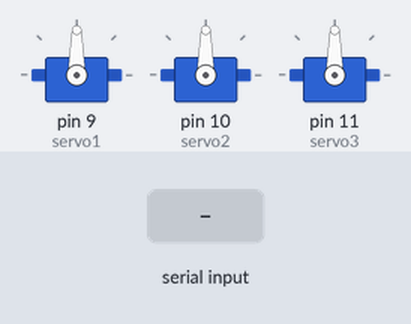
Bench run of a sketch on a simulated Arduino Uno, built with avr-gcc and run on an emulated ATmega328P. Shown: 3 × servo. The inputs (shaded band) are chosen by the test bench.

Above: at 1.2 s.
1.3 s: "R" received over Serial
At 2.4 s:
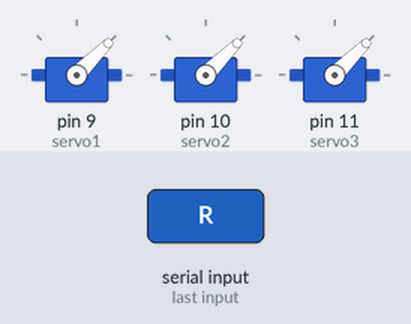
3.3 s: "B" received over Serial
At 3.6 s:
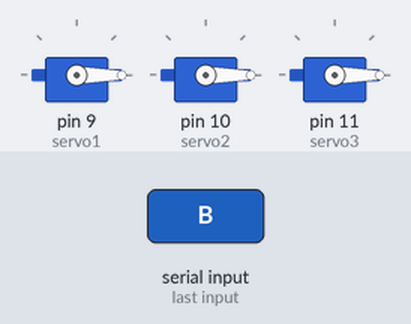
4.8 s: "F" received over Serial
At 5.9 s:
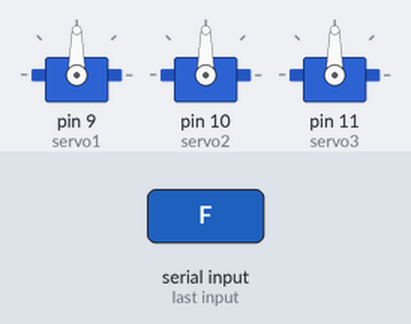
Timing chart, 0 to 7.8 s (numbered marks = the images above; inputs shaded):
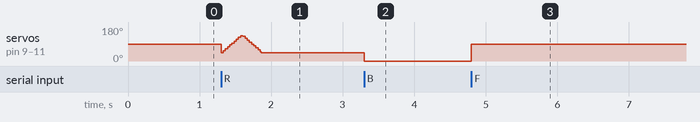

The sketch:

robotic_arm.ino
```cpp
#include <Servo.h>

Servo servo1;
Servo servo2;
Servo servo3;

// Define the movement steps
int stepSize = 5; // Degrees to move per step
int delayTime = 15; // Delay between steps in milliseconds

// Define servo positions for different commands
int forwardPosition = 90;
int backwardPosition = 0;
int rotateClockwiseStart = 45;
int rotateClockwiseEnd = 135;
int rotateCounterClockwiseStart = 135;
int rotateCounterClockwiseEnd = 45;

void setup() {
  Serial.begin(9600); // Initialize Bluetooth serial communication
  servo1.attach(9);  // Pin connected to the first servo
  servo2.attach(10); // Pin connected to the second servo
  servo3.attach(11); // Pin connected to the third servo
}

void loop() {
  if (Serial.available() > 0) {
    char command = Serial.read(); // Read the command sent from the phone

    switch (command) {
      case 'F': // Forward movement
        moveServos(forwardPosition);
        break;
      case 'B': // Backward movement
        moveServos(backwardPosition);
        break;
      case 'R': // Clockwise rotation
        rotateServos(rotateClockwiseStart, rotateClockwiseEnd);
        break;
      case 'L': // Counterclockwise rotation
        rotateServos(rotateCounterClockwiseStart, rotateCounterClockwiseEnd);
        break;
      default:
        // Handle other commands or ignore
        break;
    }
  }
}

// Function to move all servos to a specific position
void moveServos(int position) {
  servo1.write(position);
  servo2.write(position);
  servo3.write(position);
  delay(1000); // Delay to allow servos to reach the position
}

// Function to rotate servos from start to end position
void rotateServos(int startPosition, int endPosition) {
  for (int pos = startPosition; pos <= endPosition; pos += stepSize) {
    servo1.write(pos);
    servo2.write(pos);
    servo3.write(pos);
    delay(delayTime); // Delay between steps
  }
  for (int pos = endPosition; pos >= startPosition; pos -= stepSize) {
    servo1.write(pos);
    servo2.write(pos);
    servo3.write(pos);
    delay(delayTime); // Delay between steps
  }
}
```

Measured:
- after the input at 3.3 s, servo on pin 9 (servo1), servo on pin 10 (servo2), servo on pin 11 (servo3): 45° → 0° at once
- after the input at 4.8 s, servo on pin 9 (servo1), servo on pin 10 (servo2), servo on pin 11 (servo3): 0° → 90° at once
